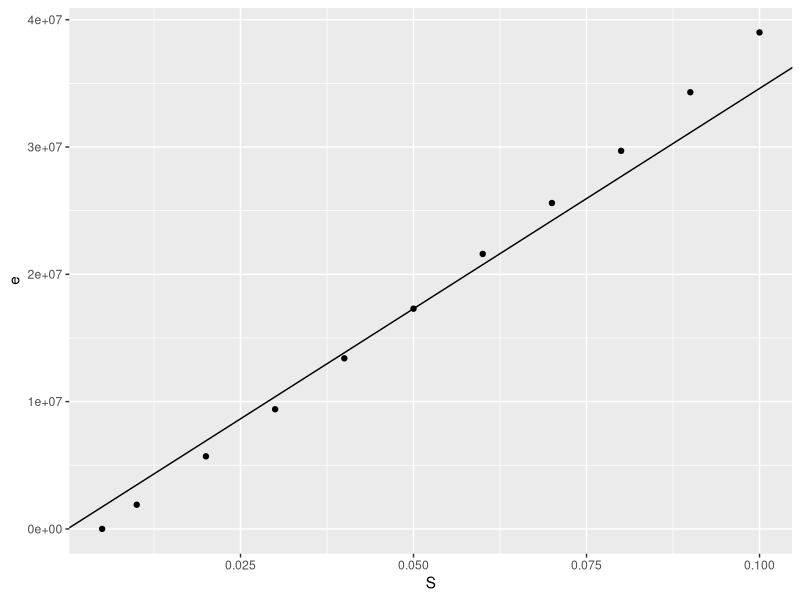
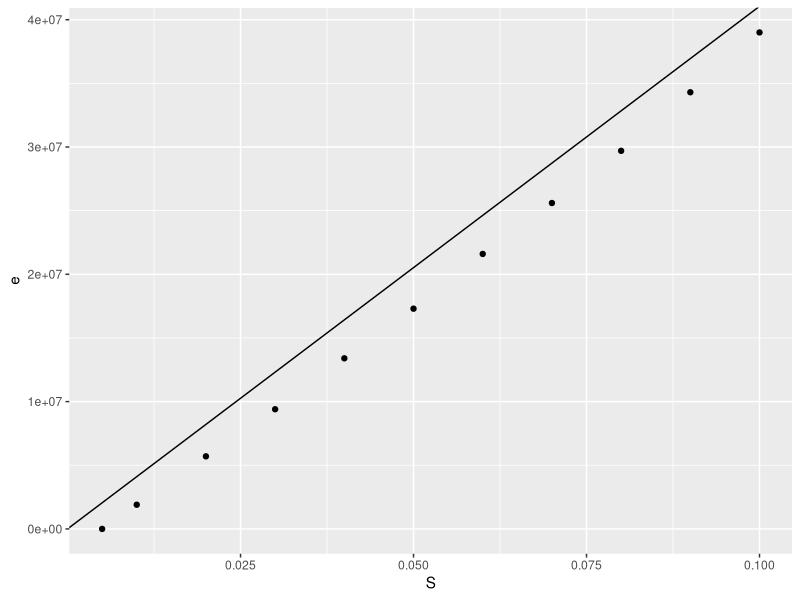
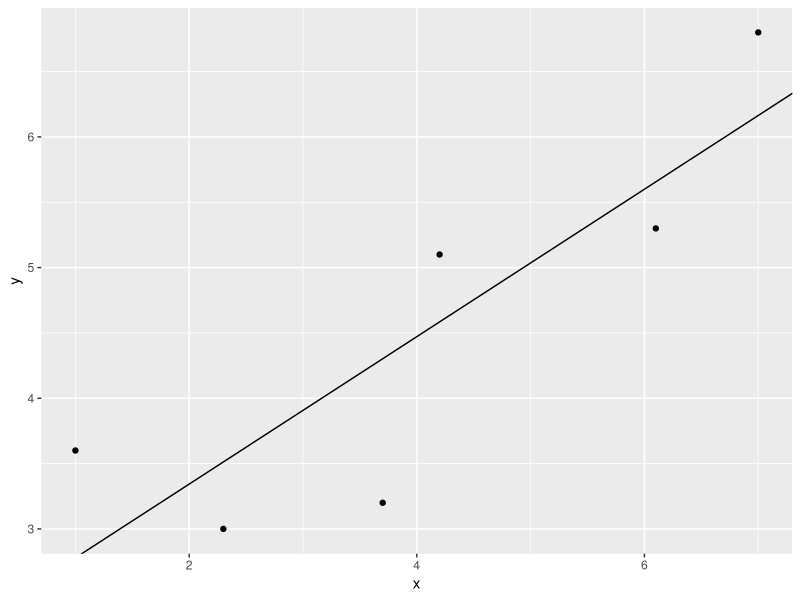

The R source for these figures, in order:
## ---- chunk 1
S <- c(5,10,20,30,40,50,60,70,80,90,100)
e <- c(0,19,57,94,134,173,216,256,297,343,390)
S <- S * 10^-3
e <- e * 10^5

c <- e / S

df <- data.frame(S, e, c)
knitr::kable(df)
## ---- chunk 2
c1 <- median(c)
c1

library(ggplot2)
f1 <-ggplot(data=df) + geom_point(aes(x=S, y=e)) + geom_abline(intercept=0, slope=c1) 
f1
## ---- chunk 3
c1 <- (e[length(e)] - e[1]) / (S[length(S)] - S[1])
c1
f2 <-ggplot(data=df) + geom_point(aes(x=S, y=e)) + geom_abline(intercept=0, slope=c1) 
f2
## ---- chunk 4
x <- c(1.0,2.3,3.7,4.2,6.1,7.0)
y <- c(3.6,3.0,3.2,5.1,5.3,6.8)

df <- data.frame(x,y)

lm <- lm(y ~ x, df)
lm$coefficients

f3 <- ggplot(data=df) + geom_point(aes(x=x, y=y)) + geom_abline(intercept= 2.214853, slope=0.5642337)
f3
